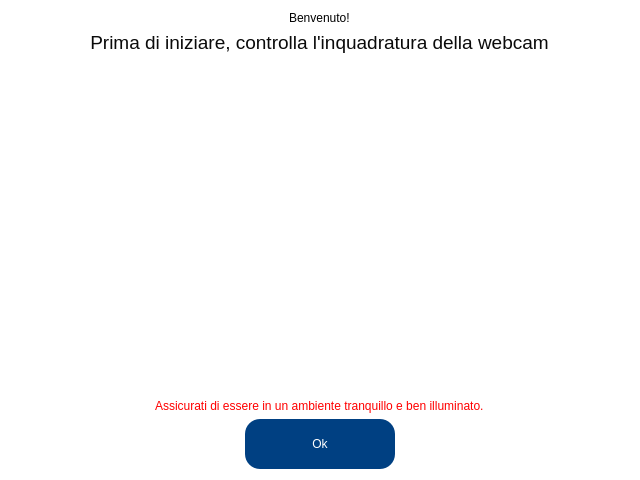
<?xml version="1.0" encoding="UTF-8"?>
<ui version="4.0">
 <class>Dialog</class>
 <widget class="QDialog" name="Dialog">
  <property name="geometry">
   <rect>
    <x>0</x>
    <y>0</y>
    <width>640</width>
    <height>480</height>
   </rect>
  </property>
  <property name="windowTitle">
   <string>Dialog</string>
  </property>
  <property name="styleSheet">
   <string notr="true">background-color: rgb(255, 255, 255);</string>
  </property>
  <layout class="QVBoxLayout" name="verticalLayout_2">
   <item alignment="Qt::AlignHCenter">
    <widget class="QLabel" name="label_2">
     <property name="styleSheet">
      <string notr="true">font: 20pt &quot;Rubik Light&quot;;
background-color: rgba(255, 255, 255, 0);</string>
     </property>
     <property name="text">
      <string>Benvenuto!</string>
     </property>
    </widget>
   </item>
   <item alignment="Qt::AlignHCenter">
    <widget class="QLabel" name="label">
     <property name="styleSheet">
      <string notr="true">font:12pt &quot;Rubik Light&quot;;
color: rgb(10,10,10);
background-color: rgba(255, 255, 255, 0);</string>
     </property>
     <property name="text">
      <string>&lt;html&gt;&lt;head/&gt;&lt;body&gt;&lt;p align=&quot;center&quot;&gt;&lt;span style=&quot; font-size:14pt;&quot;&gt;Prima di iniziare, controlla l'inquadratura della webcam&lt;/span&gt;&lt;/p&gt;&lt;/body&gt;&lt;/html&gt;</string>
     </property>
    </widget>
   </item>
   <item>
    <spacer name="verticalSpacer_2">
     <property name="orientation">
      <enum>Qt::Vertical</enum>
     </property>
     <property name="sizeHint" stdset="0">
      <size>
       <width>20</width>
       <height>40</height>
      </size>
     </property>
    </spacer>
   </item>
   <item alignment="Qt::AlignHCenter">
    <widget class="QLabel" name="video_label">
     <property name="text">
      <string/>
     </property>
    </widget>
   </item>
   <item>
    <spacer name="verticalSpacer">
     <property name="orientation">
      <enum>Qt::Vertical</enum>
     </property>
     <property name="sizeHint" stdset="0">
      <size>
       <width>20</width>
       <height>40</height>
      </size>
     </property>
    </spacer>
   </item>
   <item alignment="Qt::AlignHCenter">
    <widget class="QLabel" name="label_3">
     <property name="styleSheet">
      <string notr="true">font:10pt &quot;Rubik Light&quot;;
color: rgb(255, 0, 0);
background-color: rgba(255, 255, 255, 0);</string>
     </property>
     <property name="text">
      <string>Assicurati di essere in un ambiente tranquillo e ben illuminato.</string>
     </property>
    </widget>
   </item>
   <item alignment="Qt::AlignHCenter">
    <widget class="QPushButton" name="ok_button">
     <property name="minimumSize">
      <size>
       <width>150</width>
       <height>50</height>
      </size>
     </property>
     <property name="maximumSize">
      <size>
       <width>150</width>
       <height>16777215</height>
      </size>
     </property>
     <property name="styleSheet">
      <string notr="true">border-radius: 15px;
font: 15pt &quot;Rubik Light&quot;;
color: rgb(255,255,255);
background-color: rgb(0, 64, 130);</string>
     </property>
     <property name="text">
      <string>Ok</string>
     </property>
    </widget>
   </item>
  </layout>
 </widget>
 <resources/>
 <connections/>
</ui>
